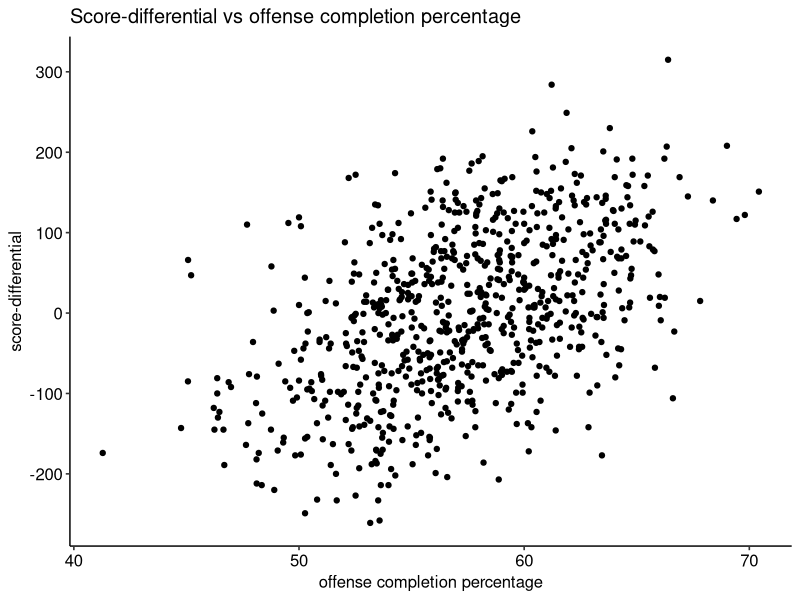
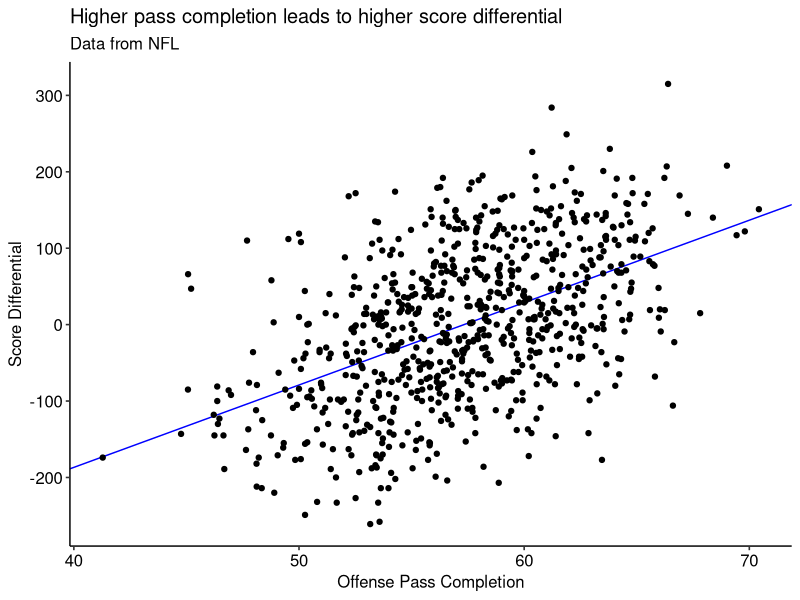
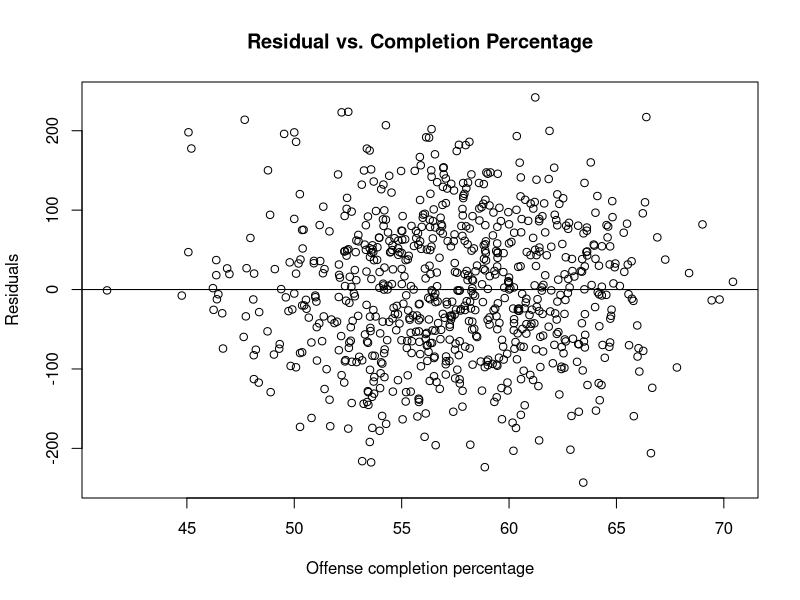
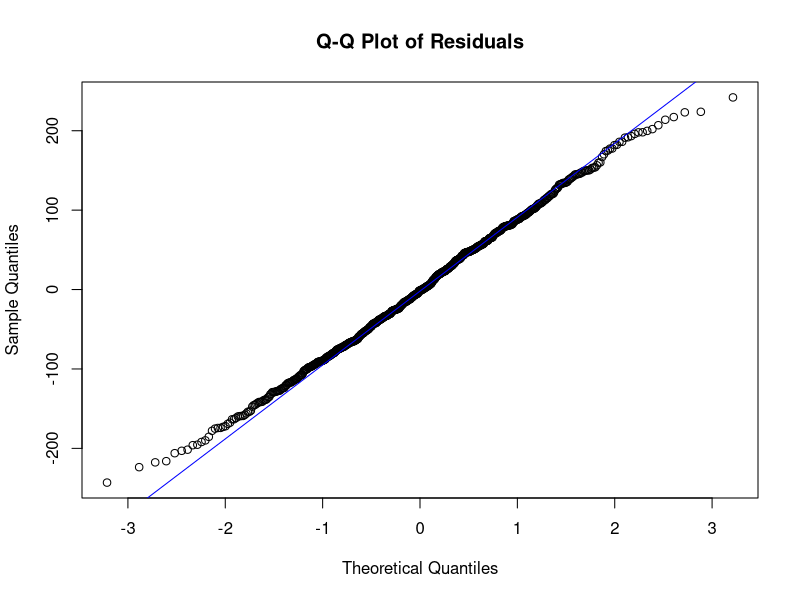

The R source for these figures, in order:
## ---- chunk 1
#| include: false
#| warning: false
#| message: false

library(tidyverse)
library(ggplot2)
library(ggpubr)
library(knitr)
library(dplyr)

nfl <- read.csv("../data/nfl_clean.csv")
## ---- chunk 2
#| echo: false
#| message: false
#| warning: false
#| fig-cap: Scatter plot with offense completion percentage as the predictor values and score-differential as the outcome values

ggplot(nfl, aes(x = offense_completion_percentage, y = score_differential)) +
  ggtitle("Score-differential vs offense completion percentage")+
  xlab("offense completion percentage")+
  ylab("score-differential")+
  geom_point() + 
  theme_pubr()
## ---- chunk 3
#| echo: false
#| warning: false
#| message: false

for_summary <- nfl[c( "offense_completion_percentage", "score_differential")]
#clean_sum <- summary(for_summary)

clean_sum <- for_summary %>%
  summarise(across(everything(), list(
    Min = ~min(.),
    `1st Qu.` = ~quantile(., 0.25),
    Median = ~median(.),
    Mean = ~mean(.),
    `3rd Qu.` = ~quantile(., 0.75),
    Max = ~max(.)
  ), .names = "{.fn}_{.col}")) %>%
  pivot_longer(everything(), names_to = c("Statistic", "Variable"), names_sep = "_") %>%
  pivot_wider(names_from = Statistic, values_from = value)

kable(clean_sum, caption = "Summary Statistics of Offenseive Completion Percentage and Score-Differential",
      digits = 2)
## ---- chunk 4
#| echo: false
#| warning: false
#| message: false
#| table-caption: "Regression coefficients for predicted score differential."

lm_fit <- lm(score_differential ~ offense_completion_percentage, data = nfl)

para <- lm_fit$coefficients
names(para)[names(para) == "(Intercept)"] <- "B0"
names(para)[names(para) == "offense_completion_percentage"] <- "B1"

coef_table <- tibble(
  Parameter = names(para),
  Estimate = as.numeric(para)
)
kable(coef_table, caption = "Regression coefficients for predicted score differential.")
## ---- chunk 5
#| echo: false
#| message: false
#| warning: false
#| fig-pos: "H"
#| fig-cap: "Scatter plot with offense completion percentage as the predictor values and score-differential as the outcome values with fitted regression line included"

ggplot(nfl, aes(x = offense_completion_percentage, y = score_differential)) +
  geom_abline(slope = coef(lm_fit)[2], 
              intercept = coef(lm_fit)[1], color = "blue") + 
  geom_point() +
  xlab("Offense Pass Completion")+
  ylab("Score Differential")+
  ggtitle("Higher pass completion leads to higher score differential",
          subtitle = "Data from NFL") +
  theme_pubr()
## ---- chunk 6
#| echo: false
#| warning: false
#| message: false

p_value <- summary(lm_fit)$coefficients[2,4]
names(p_value) <- "P-value"

r_squared <- summary(lm_fit)$r.squared
names(r_squared) <- "R squared"

lm_value <- c(p_value, r_squared)

lm_table <- tibble(
  Metric = names(lm_value),
  Value = format(as.numeric(lm_value), scientific = TRUE, digits = 3)
)
kable(lm_table, caption = "Model summary statistics for predicted score differential")
## ---- chunk 7
#| echo: false
#| message: false
#| warning: false
#| fig-pos: "H"
#| fig-cap: A residual plot for score differential predicted by offense pass completion.

plot(nfl$offense_completion_percentage, resid(lm_fit),
     main = "Residual vs. Completion Percentage",
     xlab = "Offense completion percentage",
     ylab = "Residuals"
)
abline(h=0)
## ---- chunk 8
#| echo: false
#| message: false
#| warning: false
#| fig-pos: "H"
#| fig-cap: "Residuals vs. Offense Completion Percentage."

qqnorm(resid(lm_fit),
       main = "Q-Q Plot of Residuals")
qqline(resid(lm_fit), col = "blue")
